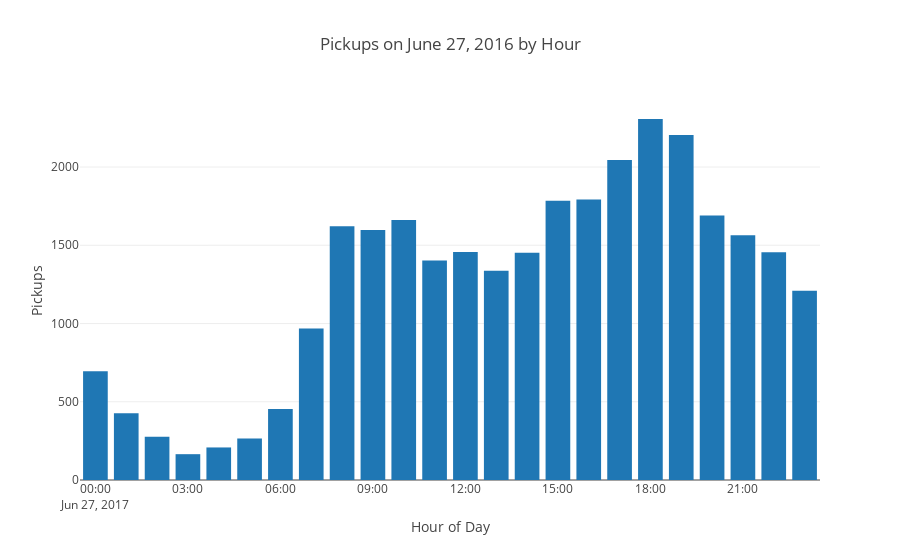

The code cell stored with this chart in its notebook:
### Code cell
from plotly.graph_objs import *

data = [Bar(x=pickups_by_hour_pdf.pickup_window,
            y=pickups_by_hour_pdf.hour_count)]

layout = Layout(title="Pickups on June 27, 2016 by Hour",
                xaxis=dict(title='Hour of Day'),
                yaxis=dict(title='Pickups'))
fig = Figure(data=data, layout=layout)

iplot(fig, filename='jupyter/basic_bar')

### Figure 1 — Plotly figure (JSON) as saved in the notebook; plotly's stock layout.template omitted (floating-point values rounded to 4 significant figures)
{"data": [{"type": "bar", "x": ["2017-06-27", "2017-06-27 01:00:00", "2017-06-27 02:00:00", "2017-06-27 03:00:00", "2017-06-27 04:00:00", "2017-06-27 05:00:00", "2017-06-27 06:00:00", "2017-06-27 07:00:00", "2017-06-27 08:00:00", "2017-06-27 09:00:00", "2017-06-27 10:00:00", "2017-06-27 11:00:00", "2017-06-27 12:00:00", "2017-06-27 13:00:00", "2017-06-27 14:00:00", "2017-06-27 15:00:00", "2017-06-27 16:00:00", "2017-06-27 17:00:00", "2017-06-27 18:00:00", "2017-06-27 19:00:00", "2017-06-27 20:00:00", "2017-06-27 21:00:00", "2017-06-27 22:00:00", "2017-06-27 23:00:00"], "y": [695, 427, 276, 165, 208, 266, 453, 968, 1622, 1597, 1661, 1402, 1457, 1338, 1453, 1784, 1793, 2045, 2307, 2205, 1690, 1564, 1456, 1209]}], "layout": {"title": "Pickups on June 27, 2016 by Hour", "xaxis": {"title": "Hour of Day"}, "yaxis": {"title": "Pickups"}}}
